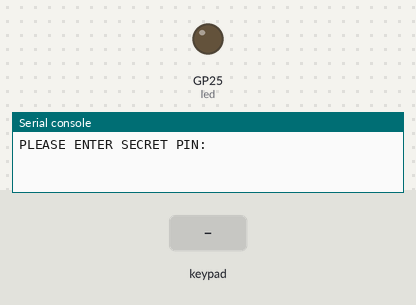
A program run on a simulated Raspberry Pi Pico running MicroPython. Parts: output pins drawn as LEDs (lit = HIGH), the last lines printed to the serial console. Inputs (shaded band) come from the test bench. Pins used as bus, display or sensor lines are not drawn.

Above: at 1.2 s.
1.3 s: keypad keys 1 2 3 4 5 6 pressed 0.4 s apart
At 3.9 s:
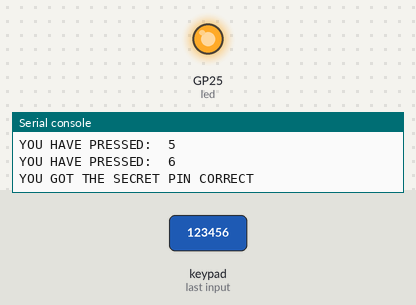
6.7 s: key 'A' pressed
8.2 s: key 'B' pressed
9.7 s: keypad keys 1 2 3 4 5 6 # pressed 0.4 s apart
14.0 s: key 'C' pressed
15.5 s: keypad keys 1 2 3 4 5 6 * pressed 0.4 s apart
Timing chart, 0 to 18.5 s (numbered marks = the images above; inputs shaded):
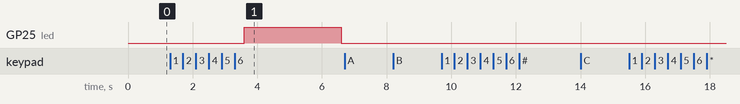

The program:

main.py
```python
from  machine import Pin
import utime

matrix_keys = [['1', '2', '3', 'A'],
               ['4', '5', '6', 'B'],
               ['7', '8', '9', 'C'],
               ['*', '0', '#', 'D']]

guess = []
secret_pin = ['1', '2', '3', '4', '5', '6']
led = Pin("LED", Pin.OUT, Pin.PULL_UP)

#numery pinow do rows
keypad_rows = [9, 8, 7, 6]
#numery pinow do cols
keypad_columns = [5, 4, 3, 2]

col_pins = []
row_pins = []

for x in range(0, 4):
    row_pins.append(Pin(keypad_rows[x], Pin.OUT))
    row_pins[x].value(1)
    col_pins.append(Pin(keypad_columns[x], Pin.IN, Pin.PULL_DOWN))
    col_pins[x].value(0)

print("PLEASE ENTER SECRET PIN: ")

def checkPin(guess):
    if guess == secret_pin:
        print("YOU GOT THE SECRET PIN CORRECT")
        led.value(1)
        utime.sleep(3)
        led.value(0)
    else:
        print("BETTER LUCK NEXT TIME")

def scankeys():
    for row in range(0, 4):
        for col in range(4):
            row_pins[row].high()
            key = None
            if col_pins[col].value() == 1:
                print("YOU HAVE PRESSED: ", matrix_keys[row][col])
                key_press = matrix_keys[row][col]
                utime.sleep(0.3)
                guess.append(key_press)
            if len(guess) == 6:
                checkPin(guess)
                for x in range(0, 6):
                    guess.pop()
        row_pins[row].low()

while True:
    scankeys()
```

Measured:
- after the input at 1.3 s, GP25 (led): LOW → HIGH after 2.3 s, → LOW 3.0 s later
